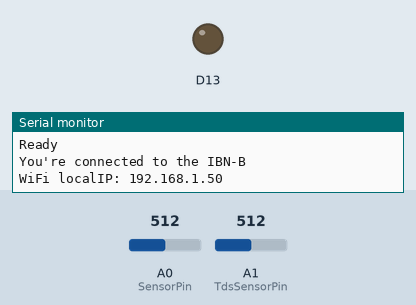
Simulated run of this sketch. Board: Arduino MKR. On the bench: output pins drawn as LEDs (lit = HIGH), the last lines printed to the serial monitor. The test bench sets the inputs (shaded band); at power-on: A0 (SensorPin) = 512, A1 (TdsSensorPin) = 512. WiFi joins after 1.5 s; servers stay silent unless stated.

Above: at 1.9 s.
At 2.8 s:
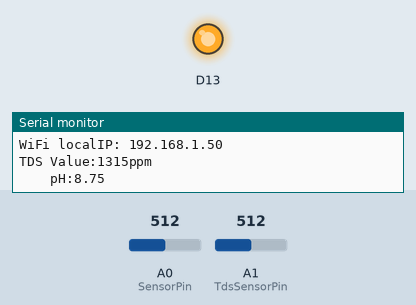
Timing chart, 0 to 7.0 s (numbered marks = the images above):
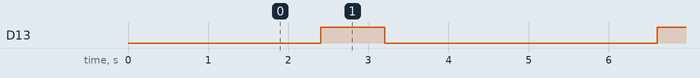

Measured:
- by itself, D13: alternates HIGH for 0.80 s and LOW for 3.4 s

The sketch:

System1.ino
```cpp
#include <Arduino.h>
#include <WiFiNINA.h>
#include <ArduinoJson.h>
#include <Firebase_Arduino_WiFiNINA.h>

#define TdsSensorPin A1
#define VREF 5.0      // analog reference voltage(Volt) of the ADC
#define SCOUNT  30           // sum of sample point
#define SensorPin A0          // the pH meter Analog output is connected with the Arduino’s Analog

#define FIREBASE_HOST "projectesd-65cc2-default-rtdb.firebaseio.com"
#define FIREBASE_AUTH "AIzaSyB1O_UBL7Au05qSQNUZP90OJYSgFrO0S7g"
char ssid[] = "IBN-B";
char pass[] = "CUPunjab";
FirebaseData object;      //creating an object of FirebaseDatabase
String phval = "/phval";
String tds = "/tds";

int analogBuffer[SCOUNT];    // store the analog value in the array, read from ADC
int analogBufferTemp[SCOUNT];
int analogBufferIndex = 0, copyIndex = 0;
float averageVoltage = 0, tdsValue = 0, temperature = 25;
unsigned long int avgValue;  //Store the average value of the sensor feedback
float b;
int buf[10], temp;

void setup()
{
  pinMode(13, OUTPUT);
  pinMode(TdsSensorPin, INPUT);
  Serial.begin(9600);
  Serial.println("Ready");    //Test the serial monitor

   while (WiFi.begin(ssid, pass) != WL_CONNECTED)
  {
    // failed, retry
    Serial.print(".");
    delay(5000);
  }

  Serial.print("You're connected to the ");
  Serial.println(ssid);
  Serial.print("WiFi localIP: ");
  Serial.println(WiFi.localIP());
  Serial.println();

  Firebase.begin(FIREBASE_HOST, FIREBASE_AUTH, ssid, pass); //Connecting to firebase
  Firebase.reconnectWiFi(true);

}
void loop()
{
  static unsigned long analogSampleTimepoint = millis();
  if (millis() - analogSampleTimepoint > 40U)  //every 40 milliseconds,read the analog value from the ADC
  {
    analogSampleTimepoint = millis();
    analogBuffer[analogBufferIndex] = analogRead(TdsSensorPin);    //read the analog value and store into the buffer
    analogBufferIndex++;
    if (analogBufferIndex == SCOUNT)
      analogBufferIndex = 0;
  }
  static unsigned long printTimepoint = millis();
  if (millis() - printTimepoint > 800U)
  {
    printTimepoint = millis();
    for (copyIndex = 0; copyIndex < SCOUNT; copyIndex++)
      analogBufferTemp[copyIndex] = analogBuffer[copyIndex];
    averageVoltage = getMedianNum(analogBufferTemp, SCOUNT) * (float)VREF / 1024.0; // read the analog value more stable by the median filtering algorithm, and convert to voltage value
    float compensationCoefficient = 1.0 + 0.02 * (temperature - 25.0); //temperature compensation formula: fFinalResult(25^C) = fFinalResult(current)/(1.0+0.02*(fTP-25.0));
    float compensationVolatge = averageVoltage / compensationCoefficient; //temperature compensation
    tdsValue = (133.42 * compensationVolatge * compensationVolatge * compensationVolatge - 255.86 * compensationVolatge * compensationVolatge + 857.39 * compensationVolatge) * 0.5; //convert voltage value to tds value
    //Serial.print("voltage:");
    //Serial.print(averageVoltage,2);
    //Serial.print("V   ");
    Serial.print("TDS Value:");
    Serial.print(tdsValue, 0);
    Serial.println("ppm");

    for (int i = 0; i < 10; i++) //Get 10 sample value from the sensor for smooth the value
    {
      buf[i] = analogRead(SensorPin);
      delay(10);
    }
    for (int i = 0; i < 9; i++) //sort the analog from small to large
    {
      for (int j = i + 1; j < 10; j++)
      {
        if (buf[i] > buf[j])
        {
          temp = buf[i];
          buf[i] = buf[j];
          buf[j] = temp;
        }
      }
    }
    avgValue = 0;
    for (int i = 2; i < 8; i++)               //take the average value of 6 center sample
      avgValue += buf[i];
    float phValue = (float)avgValue * 5.0 / 1024 / 6; //convert the analog into millivolt
    phValue = 3.5 * phValue;                  //convert the millivolt into pH value
    Serial.print("    pH:");
    Serial.print(phValue, 2);
    Serial.println(" ");
    digitalWrite(13, HIGH);
    delay(800);
    digitalWrite(13, LOW);

    Firebase.setFloat(object, phval, phValue);
    Firebase.setFloat(object, tds, tdsValue);

    delay(3000);


  }
}
int getMedianNum(int bArray[], int iFilterLen)
{
  int bTab[iFilterLen];
  for (byte i = 0; i < iFilterLen; i++)
    bTab[i] = bArray[i];
  int i, j, bTemp;
  for (j = 0; j < iFilterLen - 1; j++)
  {
    for (i = 0; i < iFilterLen - j - 1; i++)
    {
      if (bTab[i] > bTab[i + 1])
      {
        bTemp = bTab[i];
        bTab[i] = bTab[i + 1];
        bTab[i + 1] = bTemp;
      }
    }
  }
  if ((iFilterLen & 1) > 0)
    bTemp = bTab[(iFilterLen - 1) / 2];
  else
    bTemp = (bTab[iFilterLen / 2] + bTab[iFilterLen / 2 - 1]) / 2;
  return bTemp;
}
```

Documentation.cpp
```cpp
/*
Name: Aqua Surveillance
Author: Litesh

Notes:
    1: All button names start from "butt_".
*/
```
